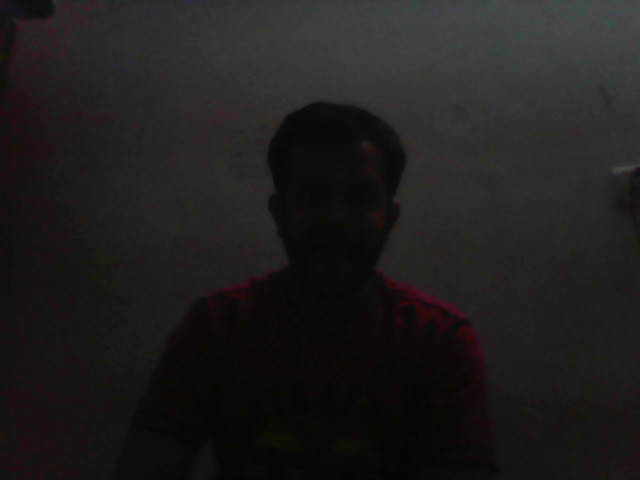
#> input picture May 11/Photo1.png, 640 x 480 px, given in place of the camera
$ jupyter execute May_12_Task-Copy1.ipynb   (text cells are left out)
#> lines starting #> are read from the running program, lines starting #| are printed output that depends on the picture
[cell 1]
import cv2
import numpy as np

[cell 2]
x=cv2.VideoCapture(0)

[cell 3]
ret,image=x.read()
#> image is the input picture: shape (480, 640, 3); mean B, G, R 29.3, 29.6, 31.4

[cell 4]
x.release()

[cell 5]
image

[cell 6]
image1=image

[cell 7]
for i in image1:
    for j in i:
        j[0]=0
        j[1]=0
#> after the loop, j = [0, 0, 26]

[cell 8]
cv2.imshow('red_image',image1)
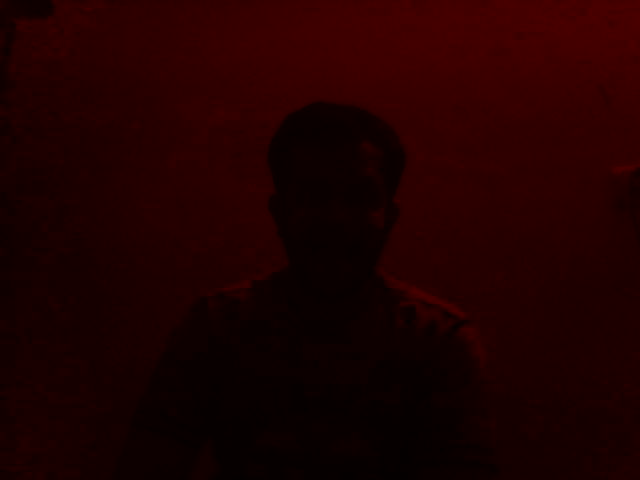
#> window 'red_image': shape (480, 640, 3); mean B, G, R 0, 0, 31.4
cv2.waitKey()
cv2.destroyAllWindows()

[cell 9]
image

[cell 10]
image2=image

[cell 11]
for i in image2:
    for j in i:
        j[1]=0
        j[2]=0
#> after the loop, j = [0, 0, 0]

[cell 12]
cv2.imshow('blue_image',image2)
cv2.waitKey()
cv2.destroyAllWindows()

[cell 13]
image2

[cell 14]
image3=np.array(image)

[cell 15]
for i in image3:
    for j in i:
        j[0]=0
        j[2]=0

[cell 16]
cv2.imshow('green_image',image3)
cv2.waitKey()
cv2.destroyAllWindows()

[cell 17]
import cv2
import numpy as np

[cell 18]
a1=np.zeros([480,640],dtype="uint8")

[cell 19]
x=cv2.VideoCapture(0)

[cell 20]
ret,image=x.read()

[cell 21]
x.release()

[cell 22]
B,G,R=cv2.split(image)
B_image=cv2.merge([B,a1,a1])
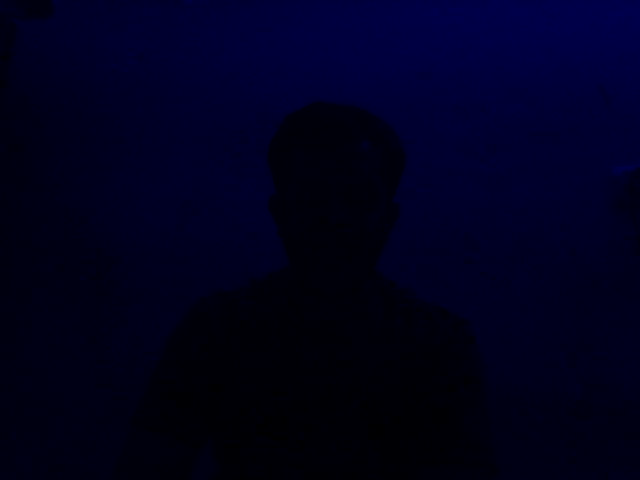
#> B_image: shape (480, 640, 3); mean of channels 0, 1, 2 29.3, 0, 0; drawn as B, G, R

[cell 23]
cv2.imshow('image',B_image)
cv2.waitKey()
cv2.destroyAllWindows()

[cell 24]
B,G,R=cv2.split(image)
G_image=cv2.merge([a1,G,a1])
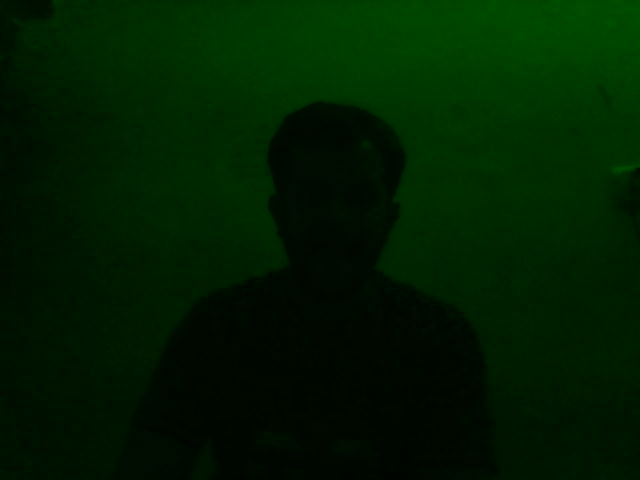
#> G_image: shape (480, 640, 3); mean of channels 0, 1, 2 0, 29.6, 0; drawn as B, G, R

[cell 25]
cv2.imshow('image',G_image)
cv2.waitKey()
cv2.destroyAllWindows()

[cell 26]
B,G,R=cv2.split(image)
R_image=cv2.merge([a1,a1,R])

[cell 27]
cv2.imshow('image',R_image)
cv2.waitKey()
cv2.destroyAllWindows()

[cell 28]
BW_image=cv2.cvtColor(image,cv2.COLOR_BGR2GRAY)

$ run again, on May 11/Photo2.png
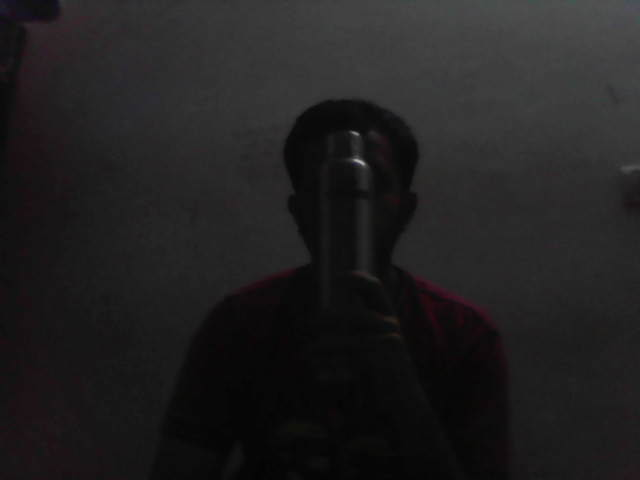
#> input picture May 11/Photo2.png, 640 x 480 px, given in place of the camera
#> image is the input picture: shape (480, 640, 3); mean B, G, R 32.5, 32.1, 33
#> after the loop `for i in image1:`: j = [0, 0, 35]
#> `cv2.imshow('red_image',image1)`:
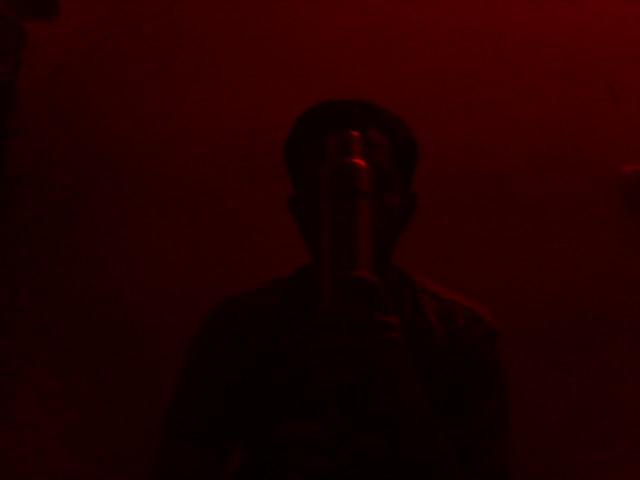
#> window 'red_image': shape (480, 640, 3); mean B, G, R 0, 0, 33
#> after the loop `for i in image2:`: j = [0, 0, 0]
#> `G_image=cv2.merge([a1,G,a1])`:
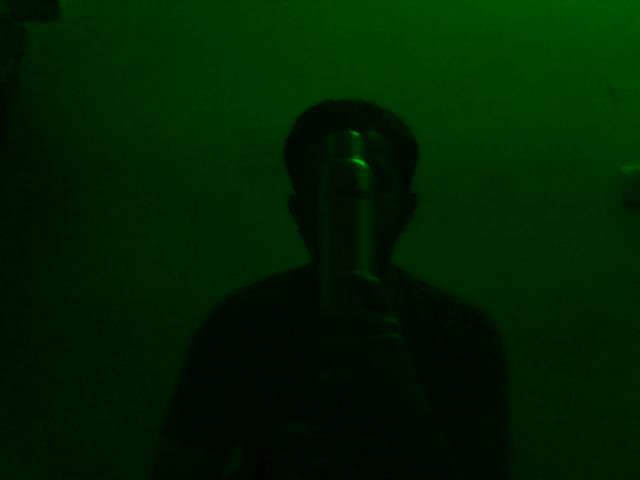
#> G_image: shape (480, 640, 3); mean of channels 0, 1, 2 0, 32.1, 0; drawn as B, G, R
